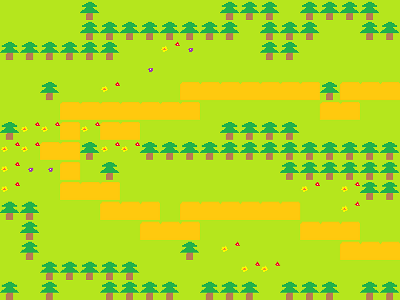

A level layout from a 2D game, rendered from its tile map. Below: a short description, then the map file with its tile-grid data intact:
An orthogonal 20x15 tile map with 20x20 px tiles, 1 tile layer (Tile Layer 1).

<map version="1.2" tiledversion="1.2.5" orientation="orthogonal" renderorder="right-down" width="20" height="15" tilewidth="20" tileheight="20" infinite="0" nextlayerid="2" nextobjectid="1">
 <tileset firstgid="1" name="forest1" tilewidth="20" tileheight="20" tilecount="300" columns="20">
  <image source="asset/forest1.png" width="400" height="300" />
 </tileset>
 <layer id="1" name="Tile Layer 1" width="20" height="15">
  <data encoding="csv">
1,2,3,4,5,6,7,8,9,10,11,12,13,14,15,16,17,18,19,20,
21,22,23,24,25,26,27,28,29,30,31,32,33,34,35,36,37,38,39,40,
41,42,43,44,45,46,47,48,49,50,51,52,53,54,55,56,57,58,59,60,
61,62,63,64,65,66,67,68,69,70,71,72,73,74,75,76,77,78,79,80,
81,82,83,84,85,86,87,88,89,90,91,92,93,94,95,96,97,98,99,100,
101,102,103,104,105,106,107,108,109,110,111,112,113,114,115,116,117,118,119,120,
121,122,123,124,125,126,127,128,129,130,131,132,133,134,135,136,137,138,139,140,
141,142,143,144,145,146,147,148,149,150,151,152,153,154,155,156,157,158,159,160,
161,162,163,164,165,166,167,168,169,170,171,172,173,174,175,176,177,178,179,180,
181,182,183,184,185,186,187,188,189,190,191,192,193,194,195,196,197,198,199,200,
201,202,203,204,205,206,207,208,209,210,211,212,213,214,215,216,217,218,219,220,
221,222,223,224,225,226,227,228,229,230,231,232,233,234,235,236,237,238,239,240,
241,242,243,244,245,246,247,248,249,250,251,252,253,254,255,256,257,258,259,260,
261,262,263,264,265,266,267,268,269,270,271,272,273,274,275,276,277,278,279,280,
281,282,283,284,285,286,287,288,289,290,291,292,293,294,295,296,297,298,299,300
</data>
 </layer>
</map>